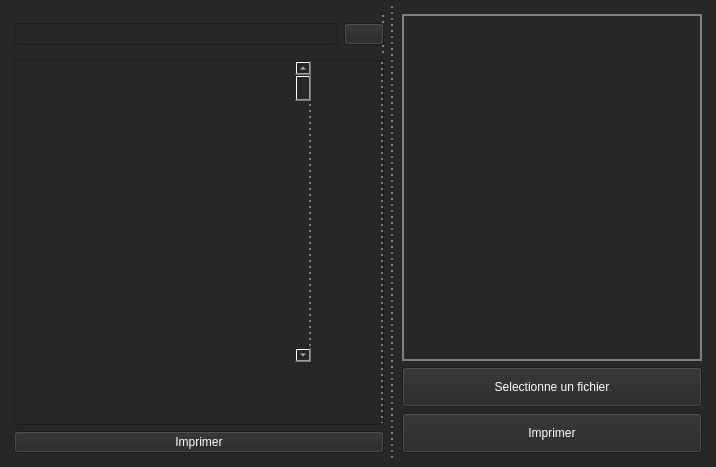
<?xml version="1.0" encoding="UTF-8"?>
<ui version="4.0">
 <class>Form</class>
 <widget class="QWidget" name="Form">
  <property name="geometry">
   <rect>
    <x>0</x>
    <y>0</y>
    <width>716</width>
    <height>467</height>
   </rect>
  </property>
  <property name="windowTitle">
   <string>Form</string>
  </property>
  <property name="styleSheet">
   <string notr="true">background-color: rgb(39, 39, 39);
font: 700 12pt &quot;Segoe UI&quot;;
color: rgb(255, 255, 255);</string>
  </property>
  <layout class="QHBoxLayout" name="horizontalLayout">
   <property name="spacing">
    <number>0</number>
   </property>
   <property name="leftMargin">
    <number>5</number>
   </property>
   <property name="topMargin">
    <number>5</number>
   </property>
   <property name="rightMargin">
    <number>5</number>
   </property>
   <property name="bottomMargin">
    <number>5</number>
   </property>
   <item>
    <widget class="QWidget" name="widget" native="true">
     <property name="styleSheet">
      <string notr="true">border-right : 2px dotted gray;</string>
     </property>
     <layout class="QVBoxLayout" name="verticalLayout_2">
      <item>
       <widget class="QWidget" name="widget_4" native="true">
        <layout class="QHBoxLayout" name="horizontalLayout_2">
         <property name="leftMargin">
          <number>0</number>
         </property>
         <property name="rightMargin">
          <number>0</number>
         </property>
         <item>
          <widget class="QLineEdit" name="lineEdit">
           <property name="text">
            <string/>
           </property>
          </widget>
         </item>
         <item>
          <widget class="QPushButton" name="pushButton_2">
           <property name="text">
            <string/>
           </property>
           <property name="icon">
            <iconset resource="../../../Images/fichier_source.qrc">
             <normaloff>:/icon/icons/004-search-interface-symbol.png</normaloff>:/icon/icons/004-search-interface-symbol.png</iconset>
           </property>
          </widget>
         </item>
        </layout>
       </widget>
      </item>
      <item>
       <widget class="QScrollArea" name="scrollArea">
        <property name="widgetResizable">
         <bool>true</bool>
        </property>
        <widget class="QWidget" name="scrollAreaWidgetContents">
         <property name="geometry">
          <rect>
           <x>0</x>
           <y>0</y>
           <width>368</width>
           <height>351</height>
          </rect>
         </property>
         <widget class="QScrollBar" name="verticalScrollBar">
          <property name="geometry">
           <rect>
            <x>280</x>
            <y>0</y>
            <width>16</width>
            <height>301</height>
           </rect>
          </property>
          <property name="orientation">
           <enum>Qt::Vertical</enum>
          </property>
         </widget>
        </widget>
       </widget>
      </item>
      <item>
       <widget class="QPushButton" name="print_list_btn">
        <property name="text">
         <string>Imprimer</string>
        </property>
       </widget>
      </item>
     </layout>
    </widget>
   </item>
   <item>
    <widget class="QWidget" name="widget_2" native="true">
     <layout class="QVBoxLayout" name="verticalLayout">
      <item>
       <widget class="QWidget" name="widget_3" native="true">
        <property name="minimumSize">
         <size>
          <width>300</width>
          <height>0</height>
         </size>
        </property>
        <property name="styleSheet">
         <string notr="true">
  border: 2px solid gray; /* Sets a 2px wide, solid, gray */</string>
        </property>
       </widget>
      </item>
      <item>
       <widget class="QPushButton" name="pushButton">
        <property name="minimumSize">
         <size>
          <width>200</width>
          <height>40</height>
         </size>
        </property>
        <property name="focusPolicy">
         <enum>Qt::WheelFocus</enum>
        </property>
        <property name="text">
         <string>Selectionne un fichier</string>
        </property>
       </widget>
      </item>
      <item>
       <widget class="QPushButton" name="print_file_list_btn">
        <property name="minimumSize">
         <size>
          <width>0</width>
          <height>40</height>
         </size>
        </property>
        <property name="text">
         <string>Imprimer</string>
        </property>
       </widget>
      </item>
     </layout>
    </widget>
   </item>
  </layout>
 </widget>
 <resources>
  <include location="../../../Images/fichier_source.qrc"/>
 </resources>
 <connections/>
</ui>
